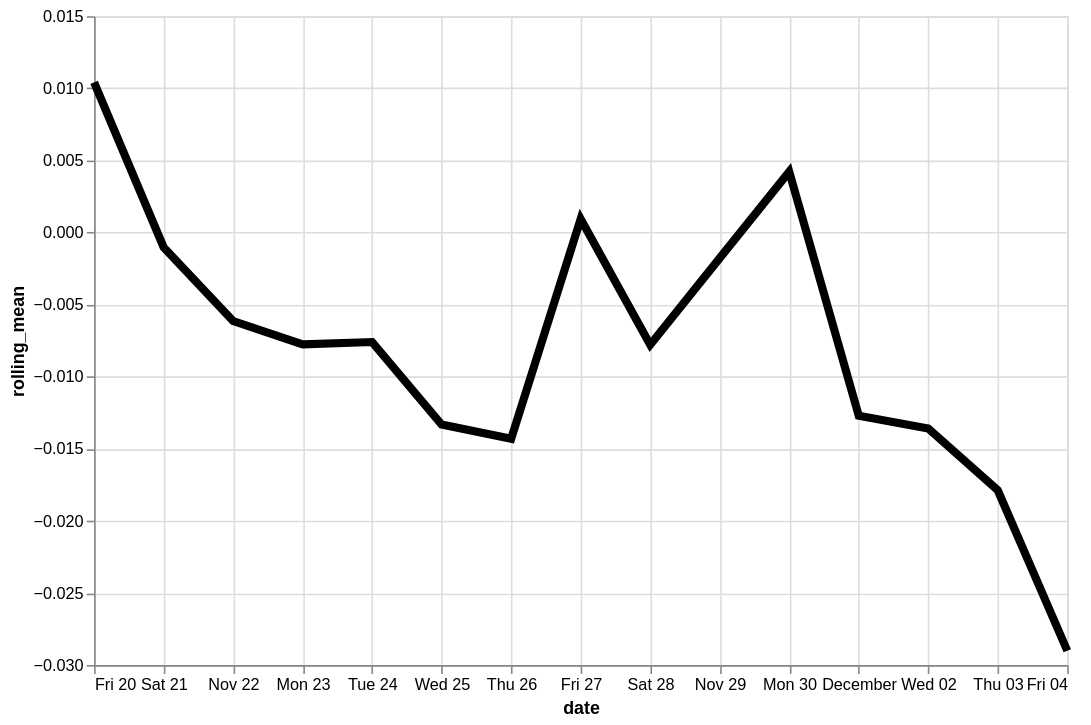

Source (Vega-Lite JSON):
### Vega-Lite specification from a JSON file in a GitHub repository (floating-point values rounded to 4 significant figures)
{"config": {"view": {"continuousWidth": 400, "continuousHeight": 300}}, "data": {"name": "data-b233e53e8fd97c00f2947873e4a17b06"}, "mark": {"type": "line", "color": "black", "size": 5}, "encoding": {"x": {"type": "temporal", "field": "date"}, "y": {"type": "quantitative", "field": "rolling_mean"}}, "height": 400, "transform": [{"window": [{"op": "mean", "field": "residual", "as": "rolling_mean"}], "frame": [-4, 3]}], "width": 600, "$schema": "https://vega.github.io/schema/vega-lite/v4.8.1.json", "datasets": {"data-b233e53e8fd97c00f2947873e4a17b06": [{"date": "2020-11-20T00:00:00", "residual": 0.05783}, {"date": "2020-11-21T00:00:00", "residual": 0.04571}, {"date": "2020-11-22T00:00:00", "residual": -0.1095}, {"date": "2020-11-23T00:00:00", "residual": 0.04756}, {"date": "2020-11-24T00:00:00", "residual": -0.04672}, {"date": "2020-11-25T00:00:00", "residual": -0.03174}, {"date": "2020-11-26T00:00:00", "residual": -0.0175}, {"date": "2020-11-27T00:00:00", "residual": -0.006464}, {"date": "2020-11-28T00:00:00", "residual": 0.01207}, {"date": "2020-11-29T00:00:00", "residual": 0.03777}, {"date": "2020-11-30T00:00:00", "residual": 0.01249}, {"date": "2020-12-01T00:00:00", "residual": -0.02217}, {"date": "2020-12-02T00:00:00", "residual": 0.001319}, {"date": "2020-12-03T00:00:00", "residual": 0.0162}, {"date": "2020-12-04T00:00:00", "residual": -0.1529}]}}
